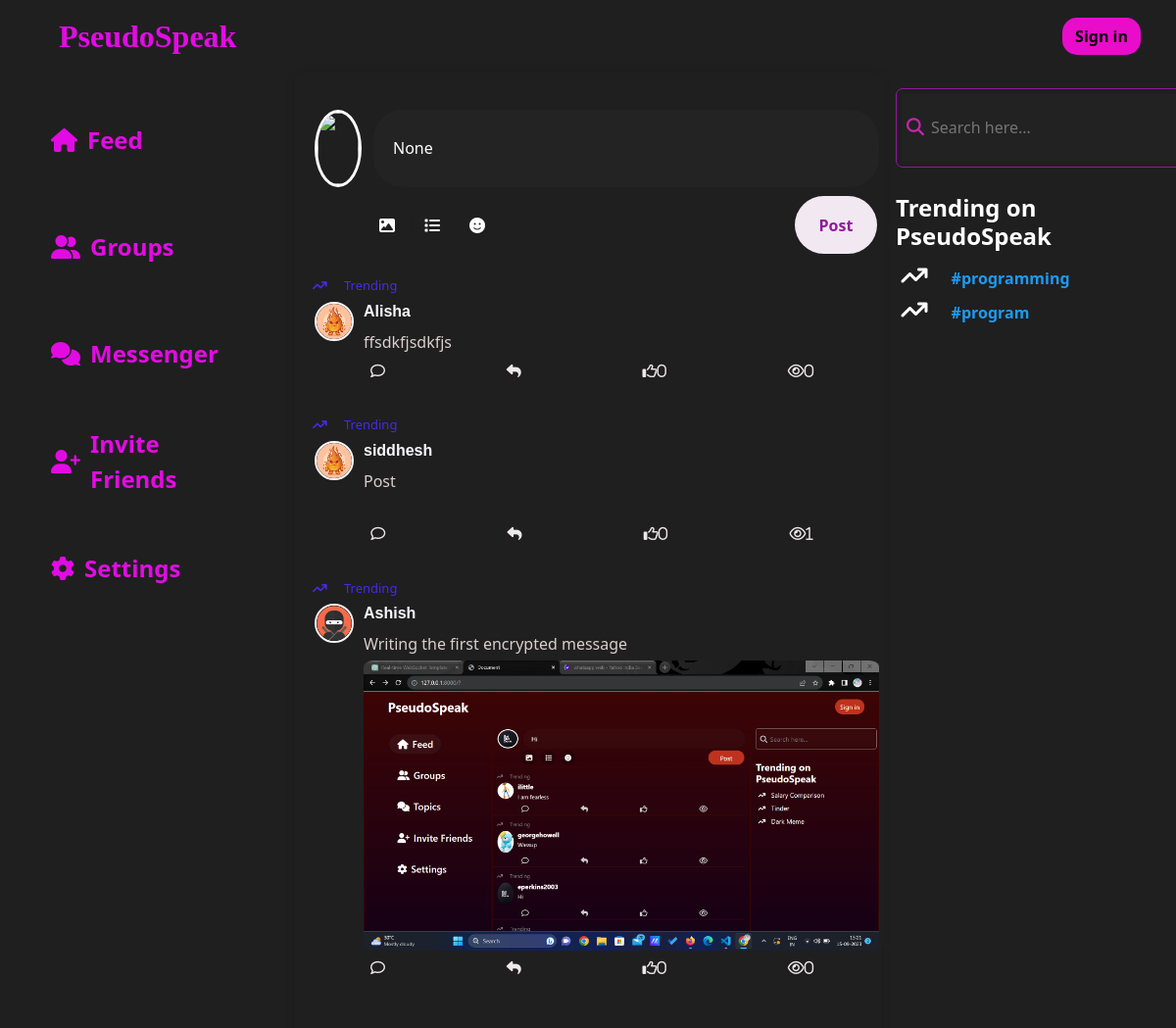
Page /view_hashtag/message/#pubg/ on the earlier database version.
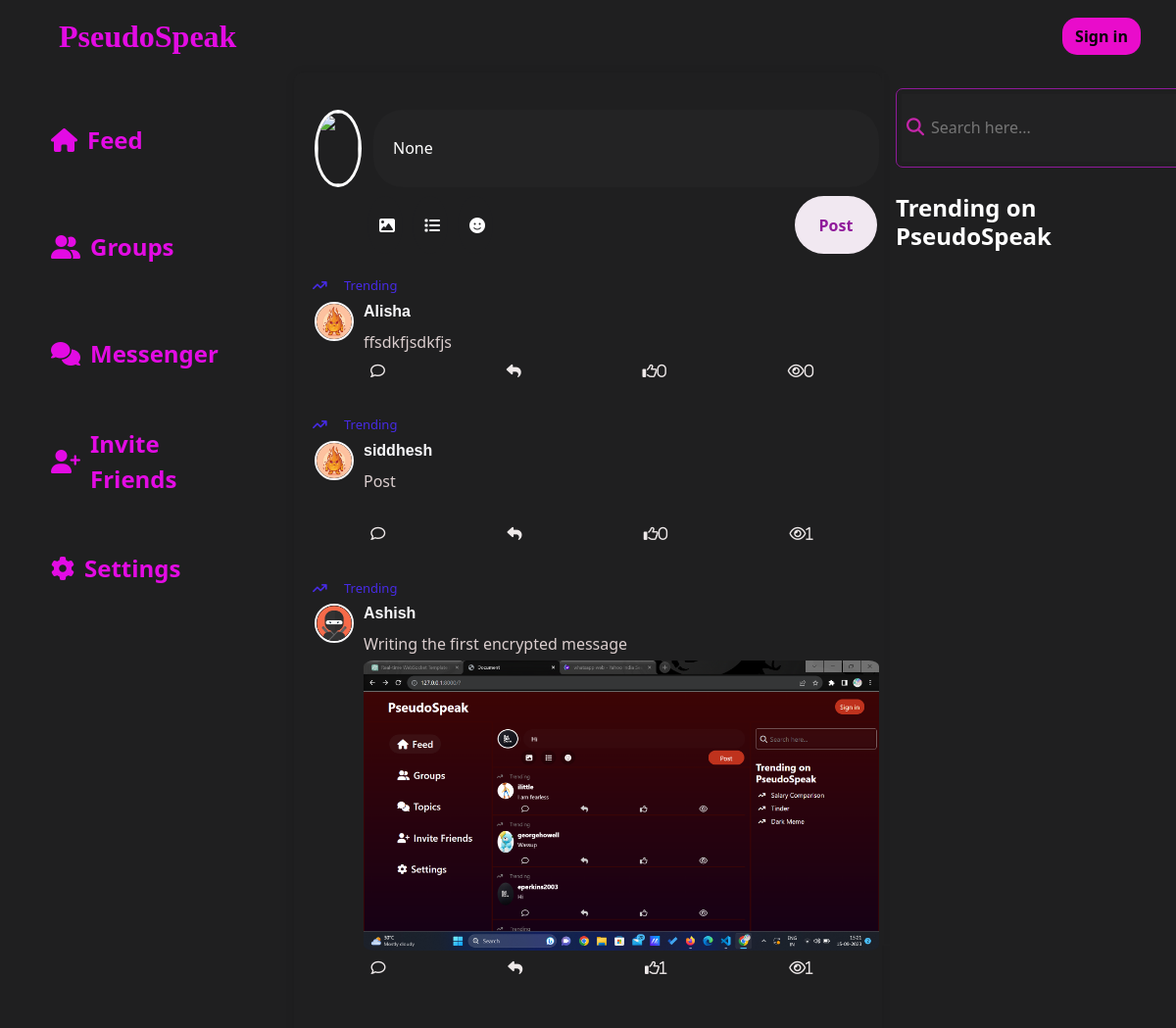
Same page on the later database version.
### main/models.py (models this page shows, shortened)
class TrendingMessage(models.Model):
    user=models.ForeignKey(User,null=True,on_delete=models.CASCADE)
    content=models.TextField()
    image=models.ImageField(null=True,blank=True,upload_to="images/")
    likes=models.IntegerField(null=True,default=0)
    userLiked=models.ManyToManyField(User,related_name='user_like')
    view_count=models.IntegerField(null=True,default=0)
    viewed=models.ManyToManyField(User,related_name='viewed')
    hashtags=models.ManyToManyField('Hashtag')
    date_added = models.DateTimeField(auto_now_add=True,null=True)
    parent_message = models.ForeignKey('self', null=True, blank=True, on_delete=models.CASCADE, related_name='replies')
    def decrypt_message(self):  # Replace with your actual secret key
        try:
            message_decrypted=f.decrypt(self.content)
            message_decoded=message_decrypted.decode('utf-8')
            return message_decoded
        except Exception as e:
            print(f"InvalidToken exception: {e.__cause__}")
            return "Invalid decryption token"
    class Meta:
        ordering = ('-date_added',)

class Profile(models.Model):
    user=models.OneToOneField(User,null=True,on_delete=models.CASCADE)
    profile_img=models.ImageField(null=True,blank=True,upload_to='images/')
    bio=models.CharField(null=True,max_length=51)
    follow=models.ManyToManyField(User,related_name='follow',null=True)
    following=models.ManyToManyField(User,related_name='following',null=True)

class Hashtag(models.Model):
    tag=models.CharField(max_length=255)
    count=models.IntegerField(default=1,null=True)
    class Meta:
        ordering = ('-count',)

### main/views.py (the view)
# urls.py: path("view_hashtag/message/<str:hashtag>/",views.hashtagMessages,name="hashtagMessages"),
def hashtagMessages(request, hashtag):
    tag = f"#{hashtag}"
    try:
        hashtag = Hashtag.objects.get(tag=tag)
    except Hashtag.DoesNotExist:
        hashtag = None
    messages = TrendingMessage.objects.filter(parent_message=None, hashtags=hashtag)
    hashtags = Hashtag.objects.all()[:3]
    return render(
        request,
        "main/hashtagMessages.html",
        {"hashtag": hashtag, "messages": messages, "hashtags": hashtags},
    )

### main/templates/main/hashtagMessages.html (shortened to what this page needs)
{% extends 'main/base.html' %}
{% block content %}
<div class="col-6 content-1b content-scroll">
  <div class="msgbox">
    <form>
      <div class="msgbox-input">
        <div class="msgbox-img ">
          <img src="{{user.profile.profile_img.url}}" alt="">
        </div>
        <input id="data1" type="text" placeholder="Write fearlessly..." value="{{hashtag}}">
      </div>
      <div class="msg-con row">
        <button type="button" id="uploadButton" class="msgbox-btn2 col-2 align-self-center"><i class="fa-solid fa-image"
            onclick="uploadImage()"></i></button>
        <button class="msgbox-btn2 col-2 align-self-center"><i class="fa-solid fa-list"></i></button>
        <button class="msgbox-btn2 col-2 align-self-center" id="emoji-button"><i class="fa-solid fa-face-smile"></i></button>
        <button class="msgbox-btn btn align-self-center" id="post-msg">Post</button>
      </div>
      {% for m in messages %}
      <div id="message-output" class="msg-output-main row">
        <div class="msgbox-trendings">
          <span><i class="fa-solid fa-arrow-trend-up"></i>Trending</span>
        </div>
        <div class="msg-output">
          <div class="msg-output-img">
            <img src="{{m.user.profile.profile_img.url}}" alt="Profile Picture" id="profile-img" data-img-id="{{m.user.username}}">
          </div>
          <div class="msg-output-details">
            <h5>{{m.user.username}}</h5>
            <p>{{m.decrypt_message}}</p>
            {% if m.image %}
            <img src="{{m.image.url}}" alt="">
            {% endif %}
          </div>
        </div>
        <div class="msg-output-icons">
          <i class="far fa-comment" id="comment" data-message-id="{{m.pk}}"></i>
          <i class="fa-solid fa-reply"></i>
          <i class="far fa-thumbs-up" id="likes" data-likes-id="{{m.pk}}">{{m.likes}}</i>
          <i class="fa-regular fa-eye" id="views" data-views-id="{{m.pk}}">{{m.view_count}}</i>
        </div>
      </div>
      {% endfor %}
    </form>
  </div>
</div>
<div class="col-3 content-1a">
  <div class="search-container">
    <input type="text" name="search-input" class="search-input" id="search-input" placeholder="Search here...">
    <i class="fas fa-search search-icon" id="search-icon"></i>
  </div>
  <div class="trending">
    <h4 class="trending-heading">Trending on PseudoSpeak</h4>
    <div class="trending-topics">
      {% for tag in hashtags %}
      <div class="t1">
        <span><i class="fa-solid fa-arrow-trend-up"></i></span>
        <a href="#" class="trends" style="cursor: pointer;" data-tag="{{tag.tag}}">{{ tag.tag}}</a>
      </div>
      {% endfor %}
    </div>
  </div>
</div>
</div>
</div>
{% endblock %}

Differences in the rows shown:
removed Hashtag: tag "#programming"
removed Hashtag: tag "#program"
changed TrendingMessage "Writing the first encrypted message": likes "0" → "1"; view_count "0" → "1"
